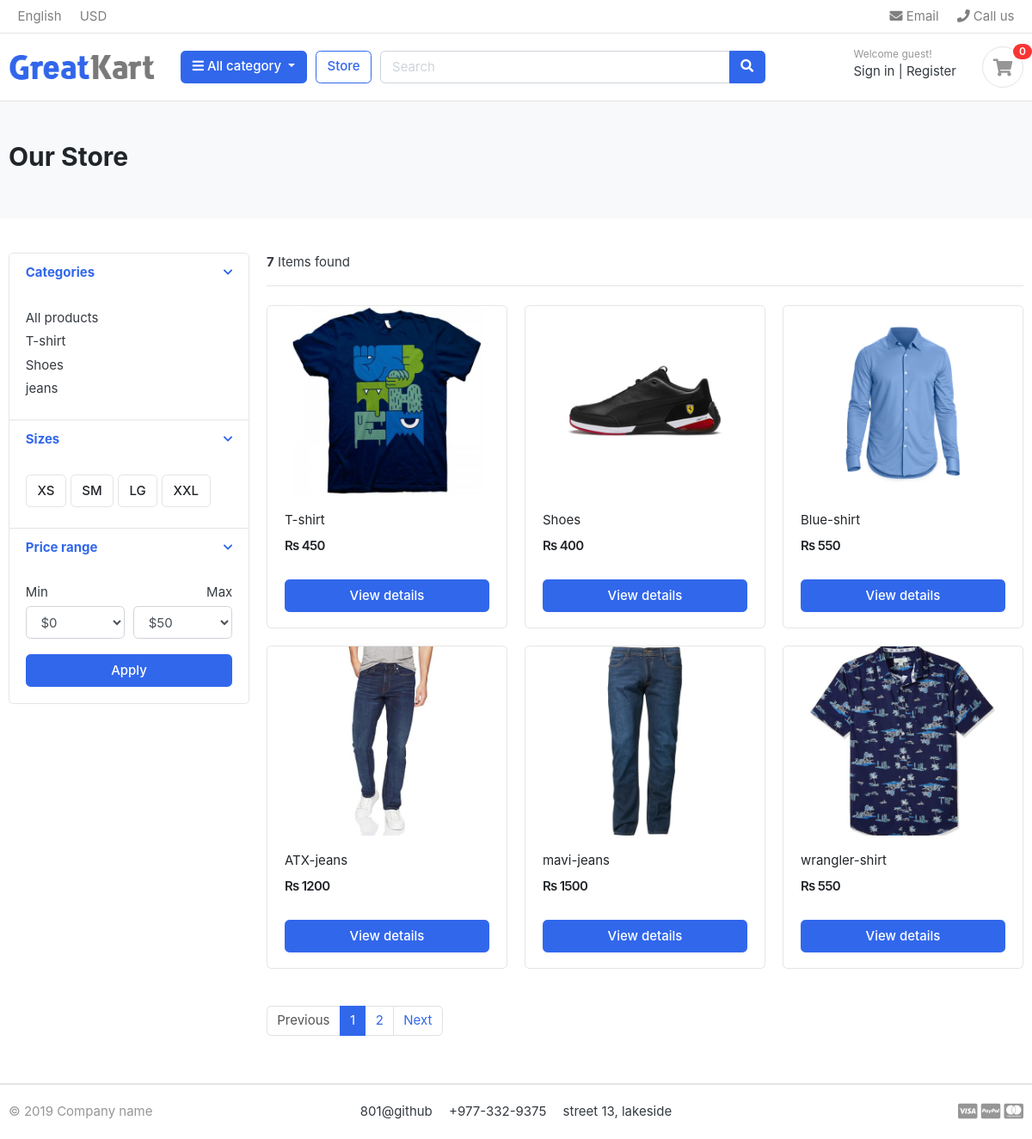
/store/, run on the app's committed database.
### category/models.py (models this page shows, shortened)
class Category(models.Model):
    category_name= models.CharField(max_length=50,unique=True)
    slug =models.SlugField(max_length=500,unique=True)
    description=models.TextField(max_length=500, blank=True)
    car_image = models.ImageField(upload_to='photos/category', blank=True)
    class Meta:
        verbose_name='category'
        verbose_name_plural='categories'
    def get_url(self):
            return reverse('products_by_category',args=[self.slug])

### store/models.py (models this page shows, shortened)
class Product(models.Model):
    product_name = models.CharField( max_length=200, unique=True)
    slug = models.SlugField(max_length=200, unique=True)
    description = models.TextField(max_length=200, blank=True)
    price = models.IntegerField()
    images = models.ImageField(upload_to='photos/products')
    stock = models.IntegerField()
    is_available =models.BooleanField(default=True)
    category =models.ForeignKey(Category,on_delete=models.CASCADE) # the product attached with the category will be deleted with on_delete
    created_date=models.DateTimeField(auto_now_add=True)
    modified_date=models.DateTimeField(auto_now=True)
    def get_url(self):
        return reverse('product_detail',args=[self.category.slug, self.slug])

### store/views.py (the view)
# urls.py: path('store/', include('store.urls')),
def store(request,category_slug=None):
    categories=None
    products=None
    if category_slug != None:
        categories=get_object_or_404(Category, slug=category_slug) # bring 404 error when categories isnot found
        products=Product.objects.filter(category=categories ,is_available=True)
        paginator = Paginator(products, 6) #to show 6 products in a page
        page = request.GET.get('page') # getting page no using get request
        paged_products = paginator.get_page(page)
        product_count = products.count()
    else: # for all category
        products = Product.objects.all().filter(is_available=True).order_by('id')
        paginator = Paginator(products, 6) #to show 6 products in a page
        page = request.GET.get('page') # getting page no using get request
        paged_products = paginator.get_page(page)
        product_count = products.count()
    context = {
        'products': paged_products,
        'product_count':product_count,
    }
    return render(request,'store/store.html',context)

### carts/context_processors.py (called while the page is built)
def counter(request):
    cart_count = 0
    if 'admin' in request.path:
        return {}
    else:
        try:
            cart = Cart.objects.filter(cart_id=_cart_id(request))
            cart_items = CartItem.objects.all().filter(cart=cart[:1])
            for cart_item in cart_items:
                cart_count += cart_item.quantity
        except Cart.DoesNotExist:
            cart_count = 0
    return dict(cart_count=cart_count)

### carts/views.py (called while the page is built)
def _cart_id(request):
    cart = request.session.session_key
    if not cart:
        cart = request.session.create()
    return cart

### category/context_processors.py (called while the page is built)
def menu_links(request):
    links = Category.objects.all()
    return dict(links=links)#brings all the category list and store it in link variable

### templates/store/store.html (shortened to what this page needs)
{% extends "base.html" %}
{% load static %}
{% block content %}
<section class="section-pagetop bg">
<div class="container">
	{% if 'search' in request.path %}
	<h2 class="title-page">Search Result</h2>
	{% else %}
	<h2 class="title-page">Our Store</h2>
	{% endif %}
</div>
</section>
<section class="section-content padding-y">
<div class="container">
<div class="row">
	<aside class="col-md-3">
<div class="card">
	<article class="filter-group">
		<header class="card-header">
			<a href="#" data-toggle="collapse" data-target="#collapse_1" aria-expanded="true" class="">
				<i class="icon-control fa fa-chevron-down"></i>
				<h6 class="title">Categories</h6>
			</a>
		</header>
		<div class="filter-content collapse show" id="collapse_1" style="">
			<div class="card-body">
				<ul class="list-menu">
					<li><a href="{% url 'store' %}">All products</a></li>
				{% for category in links %}
				<li><a href="{{ category.get_url }}">{{ category.category_name}}</a></li>
				{% endfor %}
				</ul>
			</div>
		</div>
	</article>
	<article class="filter-group">
		<header class="card-header">
			<a href="#" data-toggle="collapse" data-target="#collapse_4" aria-expanded="true" class="">
				<i class="icon-control fa fa-chevron-down"></i>
				<h6 class="title">Sizes </h6>
			</a>
		</header>
		<div class="filter-content collapse show" id="collapse_4" style="">
			<div class="card-body">
			  <label class="checkbox-btn">
			    <span class="btn btn-light"> XS </span>
			  </label>
			  <label class="checkbox-btn">
			    <span class="btn btn-light"> SM </span>
			  </label>
			  <label class="checkbox-btn">
			    <span class="btn btn-light"> LG </span>
			  </label>
			  <label class="checkbox-btn">
			    <span class="btn btn-light"> XXL </span>
			  </label>
		</div>
		</div>
	</article>
	<article class="filter-group">
		<header class="card-header">
			<a href="#" data-toggle="collapse" data-target="#collapse_3" aria-expanded="true" class="">
				<i class="icon-control fa fa-chevron-down"></i>
				<h6 class="title">Price range </h6>
			</a>
		</header>
		<div class="filter-content collapse show" id="collapse_3" style="">
			<div class="card-body">
				<div class="form-row">
				<div class="form-group col-md-6">
				  <label>Min</label>
				  	<select class="mr-2 form-control">
						<option value="0">$0</option>
					</select>
				</div>
				<div class="form-group text-right col-md-6">
				  <label>Max</label>
				  	<select class="mr-2 form-control">
						<option value="50">$50</option>
					</select>
				</div>
				</div>
				<button class="btn btn-block btn-primary">Apply</button>
			</div>
		</div>
	</article>
</div>
	</aside>
	<main class="col-md-9">
<header class="border-bottom mb-4 pb-3">
		<div class="form-inline">
			<span class="mr-md-auto"><b>{{ product_count }}</b> Items found </span>
		</div>
</header>
<div class="row">
	{% if products %}
	{% for product in products %}
	<div class="col-md-4">
		<figure class="card card-product-grid">
			<div class="img-wrap">
				<a href="{{product.get_url}}"><img src="{{ product.images.url }}"></a>
			</div>
			<figcaption class="info-wrap">
				<div class="fix-height">
					<a href="{{product.get_url}}" class="title">{{ product.product_name}}</a>
					<div class="price-wrap mt-2">
						<span class="price">Rs {{ product.price}}</span>
					</div>
				</div>
				<a href="{{ product.get_url }}" class="btn btn-block btn-primary">View details</a>
			</figcaption>
		</figure>
	</div>
{% endfor %}
{% else %}
<div>
	<h2>No result found</h2>
</div>
{% endif %}
</div>
<nav class="mt-4" aria-label="Page navigation sample">
	{% if products.has_other_pages %}
	<ul class="pagination">
    {% if products.has_previous %}
        <li class="page-item">
            <a class="page-link" href="?page={{ products.previous_page_number }}">Previous</a>
        </li>
    {% else %}
        <li class="page-item disabled">
            <a class="page-link" href="#">Previous</a>
        </li>
    {% endif %}
	{% for i in products.paginator.page_range %}
		{% if products.number == i %}
    		<li class="page-item active"><a class="page-link" href="#">{{ i }}</a></li>
		{% else %}
			<li class="page-item"><a class="page-link" href="?page={{ i }}">{{ i }}</a></li>
		{% endif %}
	{% endfor %}
	{% if products.has_next %}
        <li class="page-item">
            <a class="page-link" href="?page={{ products.next_page_number }}">Next</a>
        </li>
    {% endif %}
  </ul>
  {% endif %}
</nav>
	</main>
</div>
</div>
</section>
{% endblock %}

### static/css/ui.css (style rules this page uses)
html { font-family: "Inter", sans-serif; font-size: 15px; }
.img-wrap { text-align: center; display: block; }
.img-wrap img { max-width: 100%; }
.price-wrap { letter-spacing: -0.7px; }
.padding-y { padding-top: 40px; padding-bottom: 40px; }
figure { margin-bottom: 0; }
article:after, .form-group:after { display: block; clear: both; content: ""; }
.bg { background-color: #f8f9fa; }
.title-page { color: #212529; }
.btn-light { background-color: #fff; border-color: #e4e4e4; }
[class*=list-] li:after { visibility: hidden; display: block; content: ""; overflow: hidden; height: 0; clear: both; }
.list-menu { list-style: none; margin: 0; padding-left: 0; }
.list-menu li { margin-bottom: 5px; }
.list-menu a { color: #343a40; }
[class*=card-product] a.title { color: #212529; display: block; }
[class*=card-product] .img-wrap { overflow: hidden; position: relative; }
[class*=card-product] .img-wrap img { height: 100%; max-width: 100%; width: auto; display: inline-block; -o-object-fit: cover; object-fit: cover; }
.card-product-grid { margin-bottom: 20px; }
.card-product-grid .img-wrap { border-radius: 0.2rem 0.2rem 0 0; height: 220px; }
.card-product-grid .info-wrap { overflow: hidden; padding: 18px 20px; }
.card-product-grid .fix-height { height: 80px; overflow: hidden; }
.card .img-wrap { overflow: hidden; }
.price { font-weight: 600; color: #212529; }
.icon-control { margin-top: 5px; float: right; font-size: 80%; }
.card-header .title { margin-bottom: 0; line-height: 1.5; }
.filter-group { border-bottom: 1px solid #e4e4e4; }
.filter-group .card-header { border-bottom: 0; }
.filter-group:last-child { border-bottom: 0; }
.checkbox-btn { position: relative; }
.section-pagetop { padding: 45px 0; }

### data on the page
Category: category_name "T-shirt"
Category: category_name "Shoes"
Category: category_name "jeans"
Product: images (picture), product_name "T-shirt", price "450"
Product: images (picture), product_name "Shoes", price "400"
Product: images (picture), product_name "Blue-shirt", price "550"
Product: images (picture), product_name "ATX-jeans", price "1200"
Product: images (picture), product_name "mavi-jeans", price "1500"
Product: images (picture), product_name "wrangler-shirt", price "550"

### other printed values
{{ cart_count }} "0"
{{ product_count }} "7"
{{ i }} "1"
{{ i }} "2"
